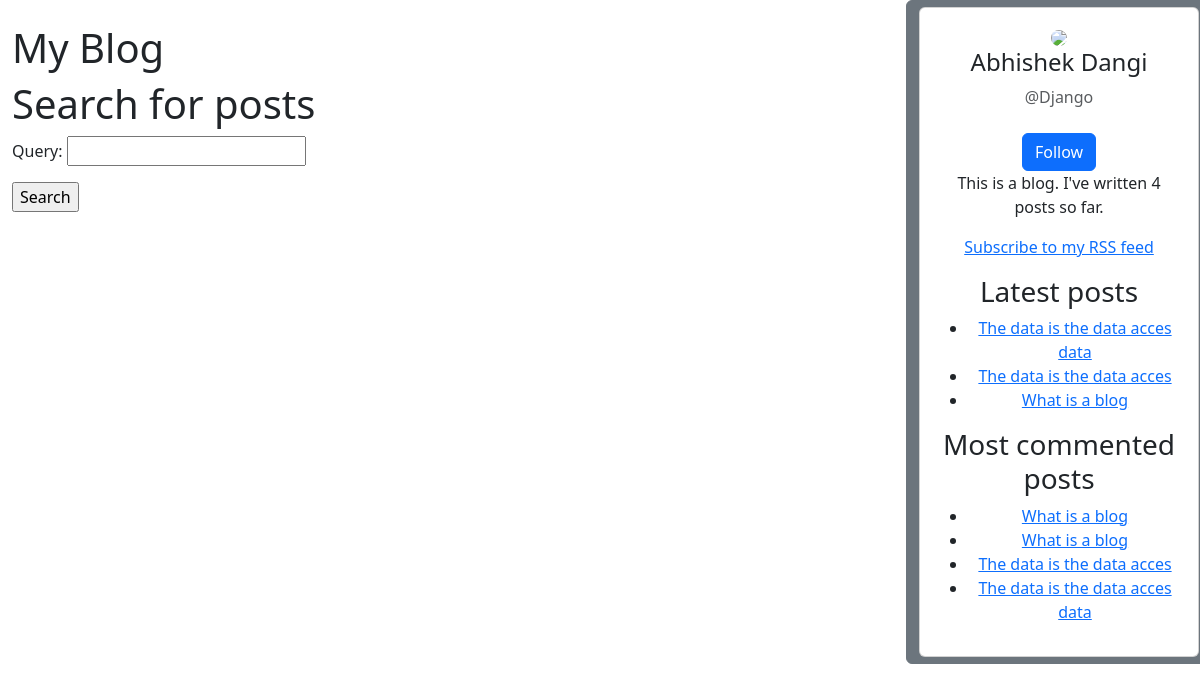
Page /blog/search/ on the earlier database version.
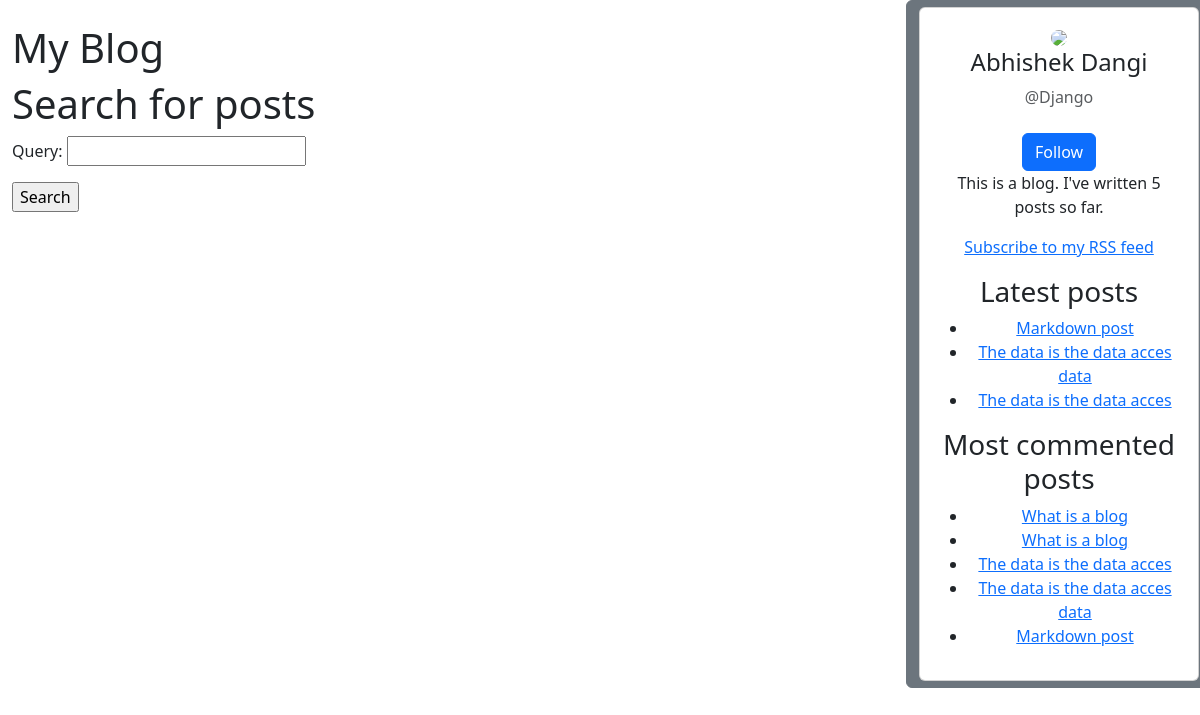
Same page on the later database version.
### blog/models.py (models this page shows, shortened)
class Post(models.Model):
     class Status(models.TextChoices):
          DRAFT = 'DF', 'Draft'
          PUBLISHED = 'PB', 'Published'
     title = models.CharField(max_length=250)
     slug = models.SlugField(max_length=250, unique_for_date='publish')
     author = models.ForeignKey(User, on_delete=models.CASCADE, related_name='blog_posts')
     body = models.TextField()
     publish = models.DateTimeField(default=timezone.now)
     created = models.DateTimeField(auto_now_add=True)
     updated = models.DateTimeField(auto_now=True)
     status = models.CharField(max_length=2, choices=Status.choices, default=Status.DRAFT)
     objects = models.Manager() # The default manager.
     published = PublishedManager()
     tags = TaggableManager()
     class Meta:
          ordering = ["-publish"]
          indexes = [
          models.Index(fields=["-publish"]),
          ]
     def get_absolute_url(self):
          return reverse('blog:post_detail', args=[self.publish.year, self.publish.month,self.publish.day,self.slug])

### blog/views.py (the view, shortened to what this page needs)
# urls.py: path('search/', views.post_search, name='post_search'),
def post_search(request):
    form = SearchForm()
    query = None
    results = []
    return render(
        request,
        "blog/post/search.html",
        {"form": form, "query": query, "results": results},
    )

### blog/forms.py
class SearchForm(forms.Form):
     query = forms.CharField()

### blog/models.py (called while the page is built)
     def get_queryset(self):
          return super().get_queryset()\
               .filter(status=Post.Status.PUBLISHED)

### blog/templatetags/blog_tags.py (called while the page is built)
@register.simple_tag
def total_posts():
    return Post.published.count()

@register.inclusion_tag('blog/post/latest_posts.html')
def show_latest_posts(count=5):
     latest_posts = Post.published.order_by('-publish')[:count]
     return {'latest_posts': latest_posts}

@register.simple_tag
def get_most_commented_posts(count=5):
     return Post.published.annotate(total_comments=Count('comments')).order_by('-total_comments')[:count]

### templates/blog/post/search.html (shortened to what this page needs)
{% extends "blog/base.html" %}
{% load blog_tags %}
{% block content %}
{% if query %}
<h1>Posts containing "{{ query }}"</h1>
<h3>
     {% with results.count as total_results %}
     Found {{ total_results }} result{{ total_results|pluralize }}
     {% endwith %}
</h3>
{% for post in results %}
<h4>
     <a href="{{ post.get_absolute_url }}">
          {{ post.title }}
     </a>
</h4>
{{ post.body|markdown|truncatewords_html:12 }}
{% empty %}
<p>There are no results for your query.</p>
{% endfor %}
<p><a href="{% url 'blog:post_search' %}">Search again</a></p>
{% else %}
<h1>Search for posts</h1>
<form method="get">
     {{ form.as_p }}
     <input type="submit" value="Search">
</form>
{% endif %}
{% endblock %}

### templates/blog/base.html (shortened to what this page needs)
{% load blog_tags %}
{% load static %}
<!doctype html>
<html lang="en">
<head>
     <link href="https://cdn.jsdelivr.net/npm/bootstrap@5.3.2/dist/css/bootstrap.min.css" rel="stylesheet"
>
</head>
<body>
     <div class="row">
          <div class="col-sm-9 p-4">
               <h1 class="">My Blog</h1>
               {% block content %}
               {% endblock %}
          </div>
          <div class="col-sm-3 btn btn-secondary">
               <div class="card">
                    <div class="card-body text-center">
                         <img src="https://mdbcdn.b-cdn.net/img/Photos/new-templates/bootstrap-chat/ava2-bg.webp"
                              class="rounded-circle img-fluid" style="width: 100px;" />
                         <h4 class="mb-2">Abhishek Dangi</h4>
                         <p class="text-muted mb-4">@Django</p>
                         <a href="#" class="btn btn-primary">Follow</a>
                         <p>This is a blog.
                              I've written {% total_posts %} posts so far.
                         </p>
                         <p>
                              <a href="{% url 'blog:post_feed' %}">
                                   Subscribe to my RSS feed
                              </a>
                         </p>
                         <h3>Latest posts</h3>
                         {% show_latest_posts 3 %}
                         <h3>Most commented posts</h3>
                         {% get_most_commented_posts as most_commented_posts %}
                         <ul>
                              {% for post in most_commented_posts %}
                              <li>
                                   <a href="{{ post.get_absolute_url }}">{{ post.title }}</a>
                              </li>
                              {% endfor %}
                    </div>
               </div>
          </div>
     </div>
</body>
</html>

### templates/blog/post/latest_posts.html
<ul>
     {% for post in latest_posts %}
     <li>
     <a href="{{ post.get_absolute_url }}">{{ post.title }}</a>
     </li>
     {% endfor %}
    </ul>

Differences in the rows shown:
no longer on one of the page's lists (row unchanged): Post: title "What is a blog"
added Post: title "Markdown post"
Other differences:
text no longer shown: "4"
text now shown: "5"
